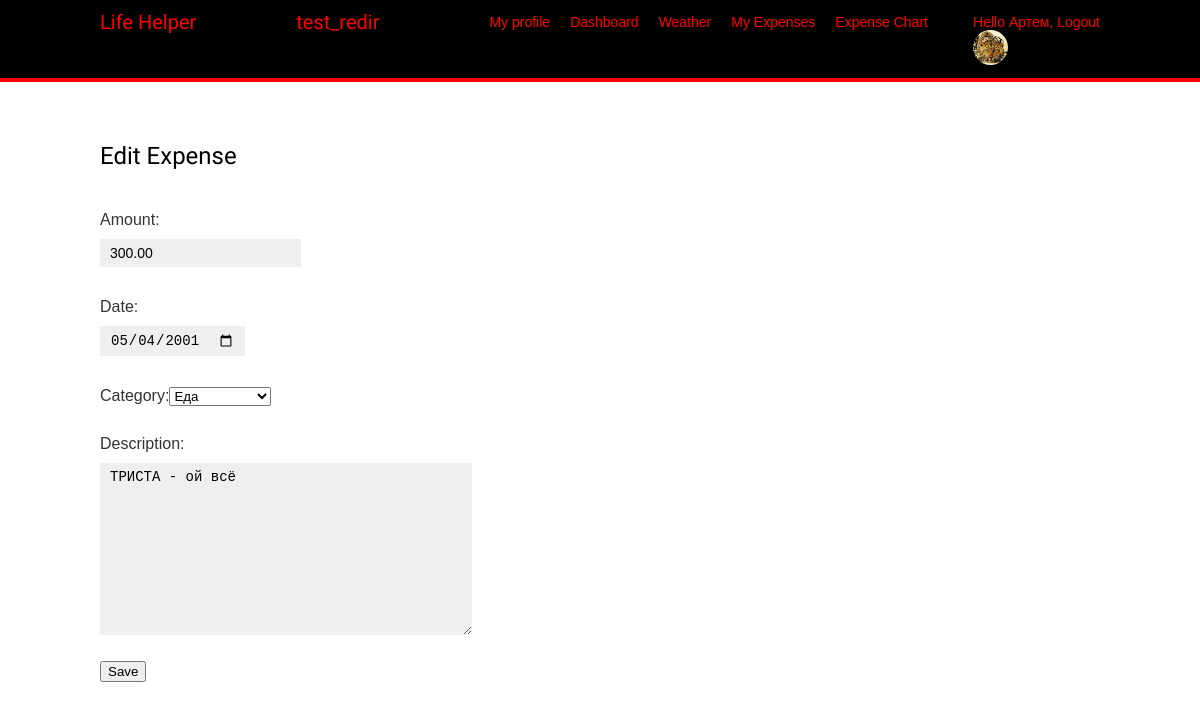
Screenshot of /money_tracker/expenses/edit/2/ (signed in) with the database file from the repository.
### account/models.py (models this page shows, shortened)
class Profile(models.Model):
    objects = None
    user = models.OneToOneField(User,
                                on_delete=models.CASCADE)
    date_of_birth = models.DateField(blank=True, null=True)
    photo = models.ImageField(upload_to='users/%Y/%m/%d/',
                              blank=True)
    city = models.CharField(max_length=255, blank=True)
    email = models.EmailField(blank=True)

### money_tracker/models.py (models this page shows, shortened)
class Expense(models.Model):
    user = models.ForeignKey(User, on_delete=models.CASCADE)
    amount = models.DecimalField(max_digits=10, decimal_places=2)
    date = models.DateField()
    category = models.ForeignKey(Category, on_delete=models.CASCADE)
    description = models.TextField(blank=True)
    class Meta:
        db_table = 'money_tracker_expense'

### money_tracker/views.py (the view)
# urls.py: path('expenses/edit/<int:pk>/', views.edit_expense, name='edit_expense'),
@login_required
def edit_expense(request, pk):
    expense = get_object_or_404(Expense,
                                id=pk)
    form = ExpenseForm(instance=expense)
    if request.method == 'POST':
        form = ExpenseForm(request.POST, instance=expense)
        if form.is_valid():
            form.save()
            return redirect('money_tracker:expense_list')
    else:
        form = ExpenseForm(instance=expense)
    return render(request, 'money_tracker/edit_expense.html', {'form': form})

### money_tracker/forms.py
class ExpenseForm(forms.ModelForm):
    def __init__(self, *args, **kwargs):
        user = kwargs.pop('user', None)  # Извлекаем пользователя из аргументов или передаем None
        super().__init__(*args, **kwargs)
        if user:
            self.fields['category'].queryset = Category.objects.filter(user=user)
        instance = kwargs.get('instance')
        if instance:
            self.initial['date'] = instance.date.strftime('%Y-%m-%d')
    class Meta:
        model = Expense
        fields = ['amount', 'date', 'category', 'description']
        widgets = {
            'date': DatePickerWidget(),
        }

### money_tracker/models.py (called while the page is built)
    def __str__(self):
        return self.name

### money_tracker/templates/money_tracker/edit_expense.html (shortened to what this page needs)
{% extends 'base.html' %}
{% block content %}
  <h2>Edit Expense</h2>
  <form method="post">
    {{ form.as_p }}
    <button type="submit">Save</button>
  </form>
{% endblock %}

### account/templates/base.html (shortened to what this page needs)
{% load static %}
<!DOCTYPE html>
<html>
<head>
    <link href="{% static 'css/base.css' %}" rel="stylesheet">
</head>
<body>
<div id="header">
    <span class="logo"><a href="{% url 'account:dashboard' %}">Life Helper</a></span>
    <span class="logo"><a href="{% url 'account:test_redir' %}">test_redir</a></span>
    {% if request.user.is_authenticated %}
    <ul class="menu">
        <li {% if section == "profile" %}class="selected"{% endif %}>
            <a href="{% url 'account:profile'%}">My profile</a>
        </li>
        <li {% if section == "dashboard" %}class="selected"{% endif %}>
            <a href="{% url 'account:dashboard'%}">Dashboard</a>
        </li>
        <li {% if section == "weather" %}class="selected"{% endif %}>
            {% if request.user.profile.city %}
                <a href="{% url 'weather_api:weather' city_name=request.user.profile.city %}">Weather</a>
            {% else %}
                <a href="{% url 'weather_api:weather' city_name='Moscow' %}">Weather</a>
            {% endif %}
        </li>
        <li {% if section == "expense_list" %}class="selected"{% endif %}>
            <a href="{% url 'money_tracker:expense_list' %}">My Expenses</a>
        </li>
        <li {% if section == "expense_chart" %}class="selected"{% endif %}>
            <a href="{% url 'money_tracker:expense_chart' %}">Expense Chart</a>
        </li>
    </ul>
    {% endif %}
    <span class="user">
    {% if request.user.is_authenticated %}
        Hello {{ request.user.first_name|default:request.user.username }},
        <a href="{% url 'account:logout' %}">Logout</a>
        <div class="avatar-wrapper">
            <img src="{% if request.user.profile.photo %}{{ request.user.profile.photo.url }}{% else %}{% static 'img/default_profile.jpg' %}{% endif %}"
                 class="avatar-header" alt="Profile Photo" id="profile-avatar-menu-btn">
        </div>
    {% else %}
        <a href="{% url 'account:login' %}">Log-in</a>
    {% endif %}
</span>
</div>
<div id="content">
    {% block content %}
    {% endblock %}
</div>
</body>
</html>

### account/static/css/base.css (style rules this page uses)
body { margin:0; padding:0; font-family:helvetica, sans-serif; background: white; color: black; }
p { line-height: 1.8; }
a { color:#12c064; text-decoration:none; }
h1, h2, h3, h4, h5 , h6 { font-family: 'Muli', sans-serif; font-weight:normal; }
h2 { margin:30px 0 20px; }
#header { padding:10px 100px; font-size:14px; background:#000000; color:#ff0000; border-bottom:4px solid #ff0000; overflow:auto; }
#header .logo { font-family: 'Muli', sans-serif; float:left; color:#ff0000; font-size:20px; margin-right:10%; }
#header ul.menu { list-style:none; float:left; margin:0; padding:0; }
#header ul.menu li { float:left; padding:4px 10px; }
#header a { color:#ff0000; }
.menu li a { color:#ff0000; }
.menu { color:#ff0000; }
#header .user { float:right; padding-top:4px; }
#content { padding:30px 100px; }
form { overflow:auto; }
form p { width:100%; overflow:auto; }
label { float:left; clear:both; color:#333; margin-bottom:4px; }
input, textarea { clear:both; float:left; margin:0 0 10px; background:#efefef; border:0; padding:6px 10px; font-size:14px; }
.avatar-header { border-radius: 50%; width: 2.5em; height: 2.5em; object-fit: cover; }

### rows the page displays
Expense: amount "300.00", date "05/04/2001", category "Еда", description "ТРИСТА - ой всё"

### other values shown
{{ request.user.first_name|default:request.user.username }} "Артем"
